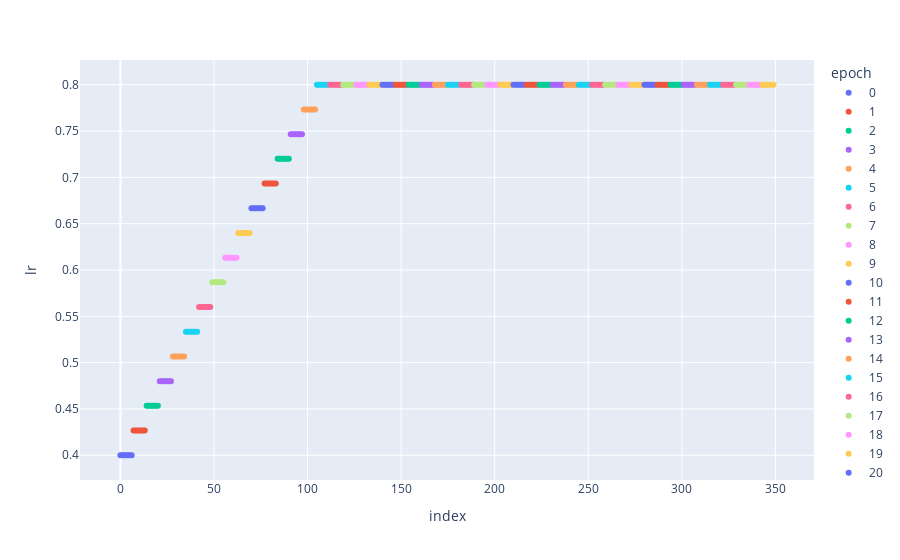

Notebook source saved alongside this figure:
### Markdown cell above
## LinearLR
This increases the learning rate linearly by multiplying it with the `start_factor`, until the learning rate reaches the value that the optimizer is configured with. I can end with any other multiple of the learning rate. This is configured via the `end_factor` which defaults to 1.0.

I am guessing it back-calculates the starting learning rate based on the ending learning rate (which is the learning rate the optimizer is configured with), the number of iters it has to reach this ending learning rate, and the multiplicative factor (deafults to 1/3).

### Code cell
lrsched = partial(LinearLR, start_factor=0.5, total_iters=15, end_factor=1.0, )
df = explore(lrsched, optim_lr=0.8)

### Figure 1 — Plotly figure (JSON) as saved in the notebook; plotly's stock layout.template omitted (floating-point values rounded to 4 significant figures)
{"data": [{"hovertemplate": "epoch=0<br>index=%{x}<br>lr=%{y}<extra></extra>", "legendgroup": "0", "marker": {"color": "#636efa", "symbol": "circle"}, "mode": "markers", "name": "0", "orientation": "v", "showlegend": true, "type": "scatter", "x": [0, 1, 2, 3, 4, 5, 6], "xaxis": "x", "y": [0.4, 0.4, 0.4, 0.4, 0.4, 0.4, 0.4], "yaxis": "y"}, {"hovertemplate": "epoch=1<br>index=%{x}<br>lr=%{y}<extra></extra>", "legendgroup": "1", "marker": {"color": "#EF553B", "symbol": "circle"}, "mode": "markers", "name": "1", "orientation": "v", "showlegend": true, "type": "scatter", "x": [7, 8, 9, 10, 11, 12, 13], "xaxis": "x", "y": [0.4267, 0.4267, 0.4267, 0.4267, 0.4267, 0.4267, 0.4267], "yaxis": "y"}, {"hovertemplate": "epoch=2<br>index=%{x}<br>lr=%{y}<extra></extra>", "legendgroup": "2", "marker": {"color": "#00cc96", "symbol": "circle"}, "mode": "markers", "name": "2", "orientation": "v", "showlegend": true, "type": "scatter", "x": [14, 15, 16, 17, 18, 19, 20], "xaxis": "x", "y": [0.4533, 0.4533, 0.4533, 0.4533, 0.4533, 0.4533, 0.4533], "yaxis": "y"}, {"hovertemplate": "epoch=3<br>index=%{x}<br>lr=%{y}<extra></extra>", "legendgroup": "3", "marker": {"color": "#ab63fa", "symbol": "circle"}, "mode": "markers", "name": "3", "orientation": "v", "showlegend": true, "type": "scatter", "x": [21, 22, 23, 24, 25, 26, 27], "xaxis": "x", "y": [0.48, 0.48, 0.48, 0.48, 0.48, 0.48, 0.48], "yaxis": "y"}, {"hovertemplate": "epoch=4<br>index=%{x}<br>lr=%{y}<extra></extra>", "legendgroup": "4", "marker": {"color": "#FFA15A", "symbol": "circle"}, "mode": "markers", "name": "4", "orientation": "v", "showlegend": true, "type": "scatter", "x": [28, 29, 30, 31, 32, 33, 34], "xaxis": "x", "y": [0.5067, 0.5067, 0.5067, 0.5067, 0.5067, 0.5067, 0.5067], "yaxis": "y"}, {"hovertemplate": "epoch=5<br>index=%{x}<br>lr=%{y}<extra></extra>", "legendgroup": "5", "marker": {"color": "#19d3f3", "symbol": "circle"}, "mode": "markers", "name": "5", "orientation": "v", "showlegend": true, "type": "scatter", "x": [35, 36, 37, 38, 39, 40, 41], "xaxis": "x", "y": [0.5333, 0.5333, 0.5333, 0.5333, 0.5333, 0.5333, 0.5333], "yaxis": "y"}, {"hovertemplate": "epoch=6<br>index=%{x}<br>lr=%{y}<extra></extra>", "legendgroup": "6", "marker": {"color": "#FF6692", "symbol": "circle"}, "mode": "markers", "name": "6", "orientation": "v", "showlegend": true, "type": "scatter", "x": [42, 43, 44, 45, 46, 47, 48], "xaxis": "x", "y": [0.56, 0.56, 0.56, 0.56, 0.56, 0.56, 0.56], "yaxis": "y"}, {"hovertemplate": "epoch=7<br>index=%{x}<br>lr=%{y}<extra></extra>", "legendgroup": "7", "marker": {"color": "#B6E880", "symbol": "circle"}, "mode": "markers", "name": "7", "orientation": "v", "showlegend": true, "type": "scatter", "x": [49, 50, 51, 52, 53, 54, 55], "xaxis": "x", "y": [0.5867, 0.5867, 0.5867, 0.5867, 0.5867, 0.5867, 0.5867], "yaxis": "y"}, {"hovertemplate": "epoch=8<br>index=%{x}<br>lr=%{y}<extra></extra>", "legendgroup": "8", "marker": {"color": "#FF97FF", "symbol": "circle"}, "mode": "markers", "name": "8", "orientation": "v", "showlegend": true, "type": "scatter", "x": [56, 57, 58, 59, 60, 61, 62], "xaxis": "x", "y": [0.6133, 0.6133, 0.6133, 0.6133, 0.6133, 0.6133, 0.6133], "yaxis": "y"}, {"hovertemplate": "epoch=9<br>index=%{x}<br>lr=%{y}<extra></extra>", "legendgroup": "9", "marker": {"color": "#FECB52", "symbol": "circle"}, "mode": "markers", "name": "9", "orientation": "v", "showlegend": true, "type": "scatter", "x": [63, 64, 65, 66, 67, 68, 69], "xaxis": "x", "y": [0.64, 0.64, 0.64, 0.64, 0.64, 0.64, 0.64], "yaxis": "y"}, {"hovertemplate": "epoch=10<br>index=%{x}<br>lr=%{y}<extra></extra>", "legendgroup": "10", "marker": {"color": "#636efa", "symbol": "circle"}, "mode": "markers", "name": "10", "orientation": "v", "showlegend": true, "type": "scatter", "x": [70, 71, 72, 73, 74, 75, 76], "xaxis": "x", "y": [0.6667, 0.6667, 0.6667, 0.6667, 0.6667, 0.6667, 0.6667], "yaxis": "y"}, {"hovertemplate": "epoch=11<br>index=%{x}<br>lr=%{y}<extra></extra>", "legendgroup": "11", "marker": {"color": "#EF553B", "symbol": "circle"}, "mode": "markers", "name": "11", "orientation": "v", "showlegend": true, "type": "scatter", "x": [77, 78, 79, 80, 81, 82, 83], "xaxis": "x", "y": [0.6933, 0.6933, 0.6933, 0.6933, 0.6933, 0.6933, 0.6933], "yaxis": "y"}, {"hovertemplate": "epoch=12<br>index=%{x}<br>lr=%{y}<extra></extra>", "legendgroup": "12", "marker": {"color": "#00cc96", "symbol": "circle"}, "mode": "markers", "name": "12", "orientation": "v", "showlegend": true, "type": "scatter", "x": [84, 85, 86, 87, 88, 89, 90], "xaxis": "x", "y": [0.72, 0.72, 0.72, 0.72, 0.72, 0.72, 0.72], "yaxis": "y"}, {"hovertemplate": "epoch=13<br>index=%{x}<br>lr=%{y}<extra></extra>", "legendgroup": "13", "marker": {"color": "#ab63fa", "symbol": "circle"}, "mode": "markers", "name": "13", "orientation": "v", "showlegend": true, "type": "scatter", "x": [91, 92, 93, 94, 95, 96, 97], "xaxis": "x", "y": [0.7467, 0.7467, 0.7467, 0.7467, 0.7467, 0.7467, 0.7467], "yaxis": "y"}, {"hovertemplate": "epoch=14<br>index=%{x}<br>lr=%{y}<extra></extra>", "legendgroup": "14", "marker": {"color": "#FFA15A", "symbol": "circle"}, "mode": "markers", "name": "14", "orientation": "v", "showlegend": true, "type": "scatter", "x": [98, 99, 100, 101, 102, 103, 104], "xaxis": "x", "y": [0.7733, 0.7733, 0.7733, 0.7733, 0.7733, 0.7733, 0.7733], "yaxis": "y"}, {"hovertemplate": "epoch=15<br>index=%{x}<br>lr=%{y}<extra></extra>", "legendgroup": "15", "marker": {"color": "#19d3f3", "symbol": "circle"}, "mode": "markers", "name": "15", "orientation": "v", "showlegend": true, "type": "scatter", "x": [105, 106, 107, 108, 109, 110, 111], "xaxis": "x", "y": [0.8, 0.8, 0.8, 0.8, 0.8, 0.8, 0.8], "yaxis": "y"}, {"hovertemplate": "epoch=16<br>index=%{x}<br>lr=%{y}<extra></extra>", "legendgroup": "16", "marker": {"color": "#FF6692", "symbol": "circle"}, "mode": "markers", "name": "16", "orientation": "v", "showlegend": true, "type": "scatter", "x": [112, 113, 114, 115, 116, 117, 118], "xaxis": "x", "y": [0.8, 0.8, 0.8, 0.8, 0.8, 0.8, 0.8], "yaxis": "y"}, {"hovertemplate": "epoch=17<br>index=%{x}<br>lr=%{y}<extra></extra>", "legendgroup": "17", "marker": {"color": "#B6E880", "symbol": "circle"}, "mode": "markers", "name": "17", "orientation": "v", "showlegend": true, "type": "scatter", "x": [119, 120, 121, 122, 123, 124, 125], "xaxis": "x", "y": [0.8, 0.8, 0.8, 0.8, 0.8, 0.8, 0.8], "yaxis": "y"}, {"hovertemplate": "epoch=18<br>index=%{x}<br>lr=%{y}<extra></extra>", "legendgroup": "18", "marker": {"color": "#FF97FF", "symbol": "circle"}, "mode": "markers", "name": "18", "orientation": "v", "showlegend": true, "type": "scatter", "x": [126, 127, 128, 129, 130, 131, 132], "xaxis": "x", "y": [0.8, 0.8, 0.8, 0.8, 0.8, 0.8, 0.8], "yaxis": "y"}, {"hovertemplate": "epoch=19<br>index=%{x}<br>lr=%{y}<extra></extra>", "legendgroup": "19", "marker": {"color": "#FECB52", "symbol": "circle"}, "mode": "markers", "name": "19", "orientation": "v", "showlegend": true, "type": "scatter", "x": [133, 134, 135, 136, 137, 138, 139], "xaxis": "x", "y": [0.8, 0.8, 0.8, 0.8, 0.8, 0.8, 0.8], "yaxis": "y"}, {"hovertemplate": "epoch=20<br>index=%{x}<br>lr=%{y}<extra></extra>", "legendgroup": "20", "marker": {"color": "#636efa", "symbol": "circle"}, "mode": "markers", "name": "20", "orientation": "v", "showlegend": true, "type": "scatter", "x": [140, 141, 142, 143, 144, 145, 146], "xaxis": "x", "y": [0.8, 0.8, 0.8, 0.8, 0.8, 0.8, 0.8], "yaxis": "y"}, {"hovertemplate": "epoch=21<br>index=%{x}<br>lr=%{y}<extra></extra>", "legendgroup": "21", "marker": {"color": "#EF553B", "symbol": "circle"}, "mode": "markers", "name": "21", "orientation": "v", "showlegend": true, "type": "scatter", "x": [147, 148, 149, 150, 151, 152, 153], "xaxis": "x", "y": [0.8, 0.8, 0.8, 0.8, 0.8, 0.8, 0.8], "yaxis": "y"}, {"hovertemplate": "epoch=22<br>index=%{x}<br>lr=%{y}<extra></extra>", "legendgroup": "22", "marker": {"color": "#00cc96", "symbol": "circle"}, "mode": "markers", "name": "22", "orientation": "v", "showlegend": true, "type": "scatter", "x": [154, 155, 156, 157, 158, 159, 160], "xaxis": "x", "y": [0.8, 0.8, 0.8, 0.8, 0.8, 0.8, 0.8], "yaxis": "y"}, {"hovertemplate": "epoch=23<br>index=%{x}<br>lr=%{y}<extra></extra>", "legendgroup": "23", "marker": {"color": "#ab63fa", "symbol": "circle"}, "mode": "markers", "name": "23", "orientation": "v", "showlegend": true, "type": "scatter", "x": [161, 162, 163, 164, 165, 166, 167], "xaxis": "x", "y": [0.8, 0.8, 0.8, 0.8, 0.8, 0.8, 0.8], "yaxis": "y"}, {"hovertemplate": "epoch=24<br>index=%{x}<br>lr=%{y}<extra></extra>", "legendgroup": "24", "marker": {"color": "#FFA15A", "symbol": "circle"}, "mode": "markers", "name": "24", "orientation": "v", "showlegend": true, "type": "scatter", "x": [168, 169, 170, 171, 172, 173, 174], "xaxis": "x", "y": [0.8, 0.8, 0.8, 0.8, 0.8, 0.8, 0.8], "yaxis": "y"}, {"hovertemplate": "epoch=25<br>index=%{x}<br>lr=%{y}<extra></extra>", "legendgroup": "25", "marker": {"color": "#19d3f3", "symbol": "circle"}, "mode": "markers", "name": "25", "orientation": "v", "showlegend": true, "type": "scatter", "x": [175, 176, 177, 178, 179, 180, 181], "xaxis": "x", "y": [0.8, 0.8, 0.8, 0.8, 0.8, 0.8, 0.8], "yaxis": "y"}, {"hovertemplate": "epoch=26<br>index=%{x}<br>lr=%{y}<extra></extra>", "legendgroup": "26", "marker": {"color": "#FF6692", "symbol": "circle"}, "mode": "markers", "name": "26", "orientation": "v", "showlegend": true, "type": "scatter", "x": [182, 183, 184, 185, 186, 187, 188], "xaxis": "x", "y": [0.8, 0.8, 0.8, 0.8, 0.8, 0.8, 0.8], "yaxis": "y"}, {"hovertemplate": "epoch=27<br>index=%{x}<br>lr=%{y}<extra></extra>", "legendgroup": "27", "marker": {"color": "#B6E880", "symbol": "circle"}, "mode": "markers", "name": "27", "orientation": "v", "showlegend": true, "type": "scatter", "x": [189, 190, 191, 192, 193, 194, 195], "xaxis": "x", "y": [0.8, 0.8, 0.8, 0.8, 0.8, 0.8, 0.8], "yaxis": "y"}, {"hovertemplate": "epoch=28<br>index=%{x}<br>lr=%{y}<extra></extra>", "legendgroup": "28", "marker": {"color": "#FF97FF", "symbol": "circle"}, "mode": "markers", "name": "28", "orientation": "v", "showlegend": true, "type": "scatter", "x": [196, 197, 198, 199, 200, 201, 202], "xaxis": "x", "y": [0.8, 0.8, 0.8, 0.8, 0.8, 0.8, 0.8], "yaxis": "y"}, {"hovertemplate": "epoch=29<br>index=%{x}<br>lr=%{y}<extra></extra>", "legendgroup": "29", "marker": {"color": "#FECB52", "symbol": "circle"}, "mode": "markers", "name": "29", "orientation": "v", "showlegend": true, "type": "scatter", "x": [203, 204, 205, 206, 207, 208, 209], "xaxis": "x", "y": [0.8, 0.8, 0.8, 0.8, 0.8, 0.8, 0.8], "yaxis": "y"}, {"hovertemplate": "epoch=30<br>index=%{x}<br>lr=%{y}<extra></extra>", "legendgroup": "30", "marker": {"color": "#636efa", "symbol": "circle"}, "mode": "markers", "name": "30", "orientation": "v", "showlegend": true, "type": "scatter", "x": [210, 211, 212, 213, 214, 215, 216], "xaxis": "x", "y": [0.8, 0.8, 0.8, 0.8, 0.8, 0.8, 0.8], "yaxis": "y"}, {"hovertemplate": "epoch=31<br>index=%{x}<br>lr=%{y}<extra></extra>", "legendgroup": "31", "marker": {"color": "#EF553B", "symbol": "circle"}, "mode": "markers", "name": "31", "orientation": "v", "showlegend": true, "type": "scatter", "x": [217, 218, 219, 220, 221, 222, 223], "xaxis": "x", "y": [0.8, 0.8, 0.8, 0.8, 0.8, 0.8, 0.8], "yaxis": "y"}, {"hovertemplate": "epoch=32<br>index=%{x}<br>lr=%{y}<extra></extra>", "legendgroup": "32", "marker": {"color": "#00cc96", "symbol": "circle"}, "mode": "markers", "name": "32", "orientation": "v", "showlegend": true, "type": "scatter", "x": [224, 225, 226, 227, 228, 229, 230], "xaxis": "x", "y": [0.8, 0.8, 0.8, 0.8, 0.8, 0.8, 0.8], "yaxis": "y"}, {"hovertemplate": "epoch=33<br>index=%{x}<br>lr=%{y}<extra></extra>", "legendgroup": "33", "marker": {"color": "#ab63fa", "symbol": "circle"}, "mode": "markers", "name": "33", "orientation": "v", "showlegend": true, "type": "scatter", "x": [231, 232, 233, 234, 235, 236, 237], "xaxis": "x", "y": [0.8, 0.8, 0.8, 0.8, 0.8, 0.8, 0.8], "yaxis": "y"}, {"hovertemplate": "epoch=34<br>index=%{x}<br>lr=%{y}<extra></extra>", "legendgroup": "34", "marker": {"color": "#FFA15A", "symbol": "circle"}, "mode": "markers", "name": "34", "orientation": "v", "showlegend": true, "type": "scatter", "x": [238, 239, 240, 241, 242, 243, 244], "xaxis": "x", "y": [0.8, 0.8, 0.8, 0.8, 0.8, 0.8, 0.8], "yaxis": "y"}, {"hovertemplate": "epoch=35<br>index=%{x}<br>lr=%{y}<extra></extra>", "legendgroup": "35", "marker": {"color": "#19d3f3", "symbol": "circle"}, "mode": "markers", "name": "35", "orientation": "v", "showlegend": true, "type": "scatter", "x": [245, 246, 247, 248, 249, 250, 251], "xaxis": "x", "y": [0.8, 0.8, 0.8, 0.8, 0.8, 0.8, 0.8], "yaxis": "y"}, {"hovertemplate": "epoch=36<br>index=%{x}<br>lr=%{y}<extra></extra>", "legendgroup": "36", "marker": {"color": "#FF6692", "symbol": "circle"}, "mode": "markers", "name": "36", "orientation": "v", "showlegend": true, "type": "scatter", "x": [252, 253, 254, 255, 256, 257, 258], "xaxis": "x", "y": [0.8, 0.8, 0.8, 0.8, 0.8, 0.8, 0.8], "yaxis": "y"}, {"hovertemplate": "epoch=37<br>index=%{x}<br>lr=%{y}<extra></extra>", "legendgroup": "37", "marker": {"color": "#B6E880", "symbol": "circle"}, "mode": "markers", "name": "37", "orientation": "v", "showlegend": true, "type": "scatter", "x": [259, 260, 261, 262, 263, 264, 265], "xaxis": "x", "y": [0.8, 0.8, 0.8, 0.8, 0.8, 0.8, 0.8], "yaxis": "y"}, {"hovertemplate": "epoch=38<br>index=%{x}<br>lr=%{y}<extra></extra>", "legendgroup": "38", "marker": {"color": "#FF97FF", "symbol": "circle"}, "mode": "markers", "name": "38", "orientation": "v", "showlegend": true, "type": "scatter", "x": [266, 267, 268, 269, 270, 271, 272], "xaxis": "x", "y": [0.8, 0.8, 0.8, 0.8, 0.8, 0.8, 0.8], "yaxis": "y"}, {"hovertemplate": "epoch=39<br>index=%{x}<br>lr=%{y}<extra></extra>", "legendgroup": "39", "marker": {"color": "#FECB52", "symbol": "circle"}, "mode": "markers", "name": "39", "orientation": "v", "showlegend": true, "type": "scatter", "x": [273, 274, 275, 276, 277, 278, 279], "xaxis": "x", "y": [0.8, 0.8, 0.8, 0.8, 0.8, 0.8, 0.8], "yaxis": "y"}, {"hovertemplate": "epoch=40<br>index=%{x}<br>lr=%{y}<extra></extra>", "legendgroup": "40", "marker": {"color": "#636efa", "symbol": "circle"}, "mode": "markers", "name": "40", "orientation": "v", "showlegend": true, "type": "scatter", "x": [280, 281, 282, 283, 284, 285, 286], "xaxis": "x", "y": [0.8, 0.8, 0.8, 0.8, 0.8, 0.8, 0.8], "yaxis": "y"}, {"hovertemplate": "epoch=41<br>index=%{x}<br>lr=%{y}<extra></extra>", "legendgroup": "41", "marker": {"color": "#EF553B", "symbol": "circle"}, "mode": "markers", "name": "41", "orientation": "v", "showlegend": true, "type": "scatter", "x": [287, 288, 289, 290, 291, 292, 293], "xaxis": "x", "y": [0.8, 0.8, 0.8, 0.8, 0.8, 0.8, 0.8], "yaxis": "y"}, {"hovertemplate": "epoch=42<br>index=%{x}<br>lr=%{y}<extra></extra>", "legendgroup": "42", "marker": {"color": "#00cc96", "symbol": "circle"}, "mode": "markers", "name": "42", "orientation": "v", "showlegend": true, "type": "scatter", "x": [294, 295, 296, 297, 298, 299, 300], "xaxis": "x", "y": [0.8, 0.8, 0.8, 0.8, 0.8, 0.8, 0.8], "yaxis": "y"}, {"hovertemplate": "epoch=43<br>index=%{x}<br>lr=%{y}<extra></extra>", "legendgroup": "43", "marker": {"color": "#ab63fa", "symbol": "circle"}, "mode": "markers", "name": "43", "orientation": "v", "showlegend": true, "type": "scatter", "x": [301, 302, 303, 304, 305, 306, 307], "xaxis": "x", "y": [0.8, 0.8, 0.8, 0.8, 0.8, 0.8, 0.8], "yaxis": "y"}, {"hovertemplate": "epoch=44<br>index=%{x}<br>lr=%{y}<extra></extra>", "legendgroup": "44", "marker": {"color": "#FFA15A", "symbol": "circle"}, "mode": "markers", "name": "44", "orientation": "v", "showlegend": true, "type": "scatter", "x": [308, 309, 310, 311, 312, 313, 314], "xaxis": "x", "y": [0.8, 0.8, 0.8, 0.8, 0.8, 0.8, 0.8], "yaxis": "y"}, {"hovertemplate": "epoch=45<br>index=%{x}<br>lr=%{y}<extra></extra>", "legendgroup": "45", "marker": {"color": "#19d3f3", "symbol": "circle"}, "mode": "markers", "name": "45", "orientation": "v", "showlegend": true, "type": "scatter", "x": [315, 316, 317, 318, 319, 320, 321], "xaxis": "x", "y": [0.8, 0.8, 0.8, 0.8, 0.8, 0.8, 0.8], "yaxis": "y"}, {"hovertemplate": "epoch=46<br>index=%{x}<br>lr=%{y}<extra></extra>", "legendgroup": "46", "marker": {"color": "#FF6692", "symbol": "circle"}, "mode": "markers", "name": "46", "orientation": "v", "showlegend": true, "type": "scatter", "x": [322, 323, 324, 325, 326, 327, 328], "xaxis": "x", "y": [0.8, 0.8, 0.8, 0.8, 0.8, 0.8, 0.8], "yaxis": "y"}, {"hovertemplate": "epoch=47<br>index=%{x}<br>lr=%{y}<extra></extra>", "legendgroup": "47", "marker": {"color": "#B6E880", "symbol": "circle"}, "mode": "markers", "name": "47", "orientation": "v", "showlegend": true, "type": "scatter", "x": [329, 330, 331, 332, 333, 334, 335], "xaxis": "x", "y": [0.8, 0.8, 0.8, 0.8, 0.8, 0.8, 0.8], "yaxis": "y"}, {"hovertemplate": "epoch=48<br>index=%{x}<br>lr=%{y}<extra></extra>", "legendgroup": "48", "marker": {"color": "#FF97FF", "symbol": "circle"}, "mode": "markers", "name": "48", "orientation": "v", "showlegend": true, "type": "scatter", "x": [336, 337, 338, 339, 340, 341, 342], "xaxis": "x", "y": [0.8, 0.8, 0.8, 0.8, 0.8, 0.8, 0.8], "yaxis": "y"}, {"hovertemplate": "epoch=49<br>index=%{x}<br>lr=%{y}<extra></extra>", "legendgroup": "49", "marker": {"color": "#FECB52", "symbol": "circle"}, "mode": "markers", "name": "49", "orientation": "v", "showlegend": true, "type": "scatter", "x": [343, 344, 345, 346, 347, 348, 349], "xaxis": "x", "y": [0.8, 0.8, 0.8, 0.8, 0.8, 0.8, 0.8], "yaxis": "y"}], "layout": {"legend": {"title": {"text": "epoch"}, "tracegroupgap": 0}, "margin": {"t": 60}, "xaxis": {"anchor": "y", "domain": [0, 1], "title": {"text": "index"}}, "yaxis": {"anchor": "x", "domain": [0, 1], "title": {"text": "lr"}}}}
